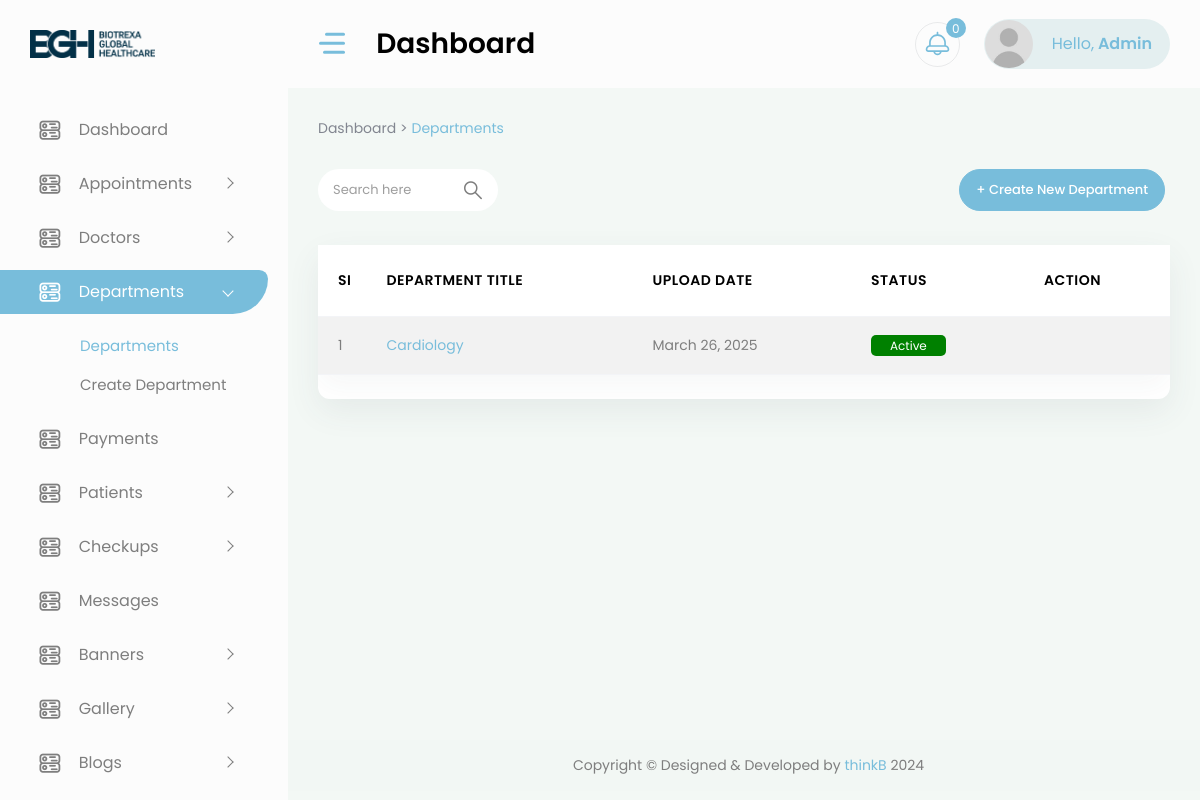
/account/departments/ (signed in), run on the app's committed database.
### core/models.py (models this page shows, shortened)
class Department(models.Model):
    title = models.CharField(max_length=200)
    banner = models.FileField(upload_to='departments', null=True, blank=True)
    created_at = models.DateTimeField(auto_now_add=True)
    updated_at = models.DateTimeField(auto_now=True)
    status = models.CharField(max_length=8, choices=STATUS_CHOICES, default='active')
    slug = models.SlugField(unique=True)
    description = models.TextField(null=True, blank=True)
    priority = models.DecimalField(max_digits=4, decimal_places=2, null=True, blank=True)
    show_on_homepage = models.BooleanField(default=False)  # Control homepage display

### core/views.py (the view)
# urls.py: path('account/departments/', views.departments, name='departments'),
@login_required(login_url='login')
def departments(request):
    try:
        profile = Summary.objects.get(user=request.user)
    except ObjectDoesNotExist:
        msg.error(request,'Profile does not exist. You cannot access here.')
        return redirect('login')
    if profile:
        if profile.role == 'hr':
            return redirect('hr_dashboard')
        elif profile.role not in ['admin']:
            return redirect('homepage')
    else:
        return redirect('homepage')
    departments = Department.objects.all().order_by('priority')
    context ={ 'departments': departments }
    return render(request, 'backend/departments.html', context)

### templates/backend/departments.html (shortened to what this page needs)
{% extends 'backend/base.html' %}
{% load static %}
{% block content %}
<div class="container-fluid">
    <div class="page-titles">
        <ol class="breadcrumb">
            <li class="breadcrumb-item"><a href="{% url 'dashboard' %}">Dashboard > </a>  </li>
            <li class="breadcrumb-item active ms-1"><a href="{% url 'departments' %}"> Departments</a></li>
        </ol>
    </div>
    <div class="form-head d-flex mb-3 mb-md-4 align-items-center">
        <div class="input-group search-area d-inline-flex me-2">
            <input type="text" id="search-input" class="form-control" placeholder="Search here">
            <div class="input-group-append">
                <button type="button" class="input-group-text"><i class="flaticon-381-search-2"></i></button>
            </div>
        </div>
        <div class="ms-auto">
            <a href="{% url 'create_department' %}" class="btn btn-primary btn-rounded add-appointment" >+ Create New Department</a>
        </div>
    </div>
    <div class="row">
        <div class="col-xl-12">
            <div class="card">
                <div class="card-body p-0">
                    <div class="table-responsive">
                        <table id="example5" class="table table-striped patient-list mb-4 dataTablesCard fs-14">
                            <thead>
                                <tr>
                                    <th>SI</th>
                                    <th>Department Title</th>
                                    <th>Upload Date</th>
                                    <th>Status</th>
                                    <th>Action</th>
                                </tr>
                            </thead>
                            <tbody>
                                {% for department in departments %}
                                    <tr>
                                        <td>{{forloop.counter}}</td>
                                        <td class="text-primary">{{department.title}}</td>
                                        <td>{{ department.created_at|date:"F j, Y" }}</td>
                                        <td class="text-primary">
                                            {% if department.status == 'active' %}
                                            <span class="acti_ve">Active</span>
                                            {% else %}
                                            <span class="in_acti_ve">Inactive</span>
                                        {% endif %}
                                        </td>
                                        <td>
                                            <span class="me-3">
                                                <a href="{% url 'update_department' department.slug %}" class="edit-appointment"><i class="fa fa-pencil fs-18 " aria-hidden="true"></i></a>
                                            </span>
                                            <span>
                                                <a href="#" onclick="deleteDepartment('{{ department.slug }}')">
                                                    <i class="fa fa-trash fs-18 text-danger" aria-hidden="true"></i>
                                                </a>
                                            </span>
                                        </td>
                                    </tr>
                                {% endfor %}
                            </tbody>
                        </table>
                    </div>
                </div>
            </div>
        </div>
    </div>
</div>
{% endblock content %}

### templates/backend/base.html (shortened to what this page needs)
{% load static %}
<!DOCTYPE html>
<html lang="en">
<head>
    <link href="{% static 'vendor/owl-carousel/owl.carousel.css' %}" rel="stylesheet">
    <link href="{% static 'vendor/bootstrap-select/dist/css/bootstrap-select.min.css' %}" rel="stylesheet">
    <link rel="stylesheet" href="{% static 'css/style.css' %}" >
    <link href="https://cdn.quilljs.com/1.3.6/quill.snow.css" rel="stylesheet">
</head>
<body>
    <div id="main-wrapper">
        <div class="nav-header">
            <a href="{% url 'dashboard' %}" class="brand-logo">
                <img style="width: 55%;" src="{% static 'images/logo.png' %}" alt="" class="img-fluid">
            </a>
            <div class="nav-control">
                <div class="hamburger">
                    <span class="line"></span><span class="line"></span><span class="line"></span>
                </div>
            </div>
        </div>
        <div class="header">
            <div class="header-content">
                <nav class="navbar navbar-expand">
                    <div class="collapse navbar-collapse justify-content-between">
                        <div class="header-left">
                            <div class="dashboard_bar">
                                Dashboard
                            </div>
                        </div>
                        <ul class="navbar-nav header-right">
                            <li class="nav-item dropdown notification_dropdown">
                                <a class="nav-link ai-icon" href="javascript:;" role="button" data-bs-toggle="dropdown">
                                    <span class="badge light text-white bg-primary" id="notification__count">0</span>
                                </a>
                            </li>
                            <li class="nav-item dropdown header-profile">
                                <a class="nav-link" href="javascript:;" role="button" data-bs-toggle="dropdown">
                                    <img src="{% static 'images/user.jpg' %}" width="20" alt="">
                                    <div class="header-info">
                                        <span style="text-transform: capitalize;">Hello,<strong> {{request.user.username}}</strong></span>
                                    </div>
                                </a>
                            </li>
                        </ul>
                    </div>
                </nav>
            </div>
        </div>
        <div class="deznav">
            <div class="deznav-scroll">
                <ul class="metismenu" id="menu">
                    <li>
                        <a href="{% url 'dashboard' %}" class="ai-icon" aria-expanded="false">
                            <i class="flaticon-381-networking"></i>
                            <span class="nav-text">Dashboard</span>
                        </a>
                    </li>
                    <li>
						<a class="has-arrow ai-icon" href="javascript:void()" aria-expanded="false">
							<i class="flaticon-381-networking"></i>
							<span class="nav-text">Appointments</span>
						</a>
                    </li>
                    <li>
						<a class="has-arrow ai-icon" href="javascript:void()" aria-expanded="false">
							<i class="flaticon-381-networking"></i>
							<span class="nav-text">Doctors</span>
						</a>
                    </li>
                    <li>
						<a class="has-arrow ai-icon" href="javascript:void()" aria-expanded="false">
							<i class="flaticon-381-networking"></i>
							<span class="nav-text">Departments</span>
						</a>
                        <ul aria-expanded="false">
							<li><a href="{% url 'departments' %}">Departments</a></li>
							<li><a href="{% url 'create_department' %}">Create Department</a></li>
						</ul>
                    </li>
                    <li>
                        <a href="{% url 'payments' %}" class="ai-icon" aria-expanded="false">
                            <i class="flaticon-381-networking"></i>
                            <span class="nav-text">Payments</span>
                        </a>
                    </li>
                    <li>
						<a class="has-arrow ai-icon" href="javascript:void()" aria-expanded="false">
							<i class="flaticon-381-networking"></i>
							<span class="nav-text">Patients</span>
						</a>
                    </li>
                    <li>
						<a class="has-arrow ai-icon" href="javascript:void()" aria-expanded="false">
							<i class="flaticon-381-networking"></i>
							<span class="nav-text">Checkups</span>
						</a>
                    </li>
                    <li>
                        <a href="{% url 'messages' %}" class="ai-icon" aria-expanded="false">
                            <i class="flaticon-381-networking"></i>
                            <span class="nav-text">Messages</span>
                        </a>
                    </li>
                    <li>
						<a class="has-arrow ai-icon" href="javascript:void()" aria-expanded="false">
							<i class="flaticon-381-networking"></i>
							<span class="nav-text">Banners</span>
						</a>
                    </li>
                    <li>
						<a class="has-arrow ai-icon" href="javascript:void()" aria-expanded="false">
							<i class="flaticon-381-networking"></i>
							<span class="nav-text">Gallery</span>
						</a>
                    </li>
                    <li>
						<a class="has-arrow ai-icon" href="javascript:void()" aria-expanded="false">
							<i class="flaticon-381-networking"></i>
							<span class="nav-text">Blogs</span>
						</a>
                    </li>
                    <li>
						<a class="has-arrow ai-icon" href="javascript:void()" aria-expanded="false">
						</a>
                    </li>
                </ul>
            </div>
        </div>
        <div class="content-body">
            {% block content %}
            {% endblock content %}
        </div>
        <div class="footer">
            <div class="copyright">
                <p>Copyright © Designed &amp; Developed by <a href="https://thinkb.agency" target="_blank">thinkB</a> 2024</p>
            </div>
        </div>
    </div>
</body>
</html>

### data on the page
Department: title "Cardiology", created_at "March 26, 2025", status "Active"

### other printed values
{{ request.user.username }} "Admin"
